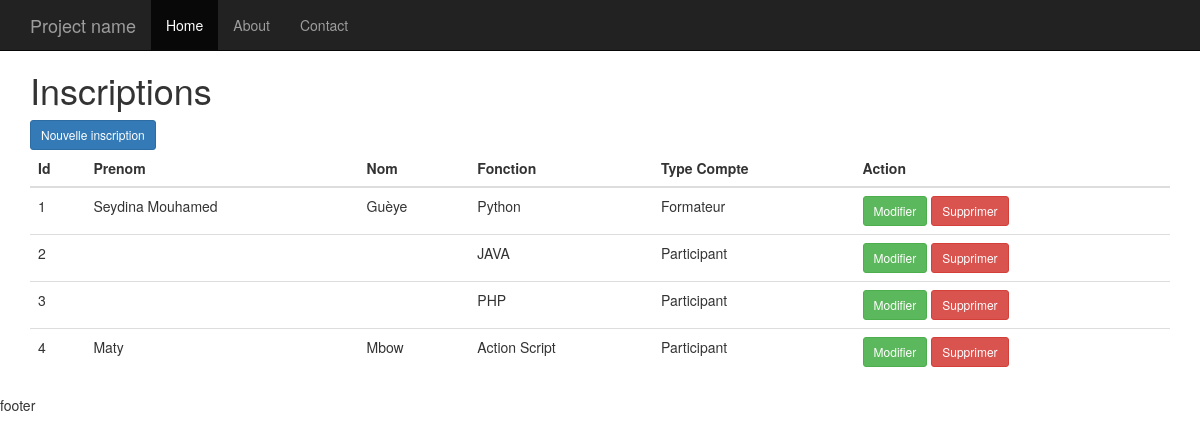
Page /accounts/inscriptions on the earlier database version.
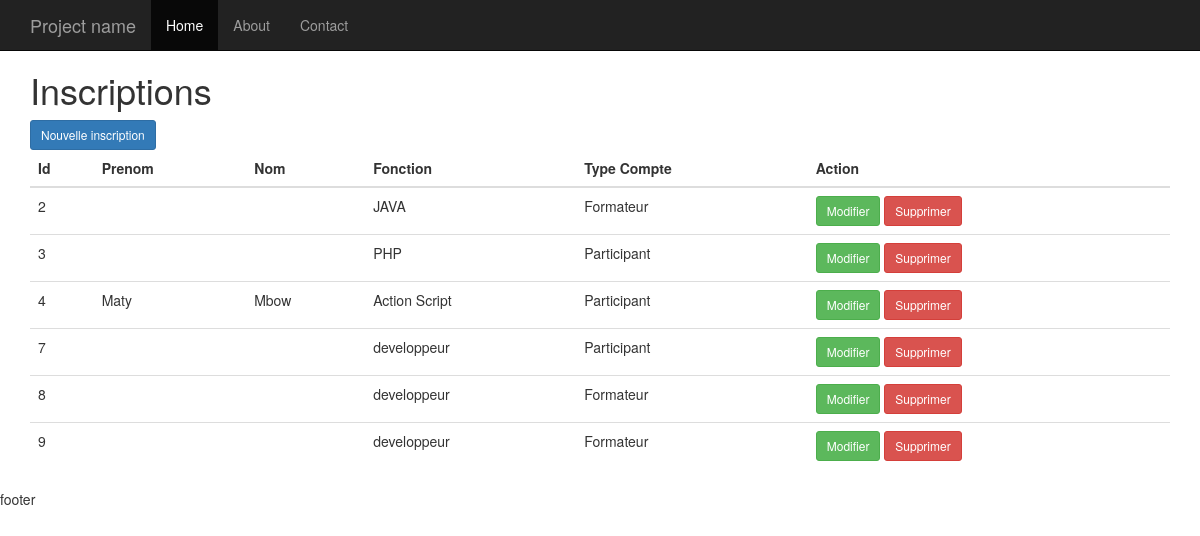
Same page on the later database version.
### accounts/models.py (models this page shows, shortened)
class Account(models.Model):
    ACCOUNT_TYPE_CHOICES = (('0', 'Formateur'), ('1', 'Participant'))
    SEX_CHOICES = (('F', 'Feminin'), ('M', 'Masculin'))
    account_type = models.CharField(verbose_name="Type de compte",
				    max_length=2, choices=ACCOUNT_TYPE_CHOICES)
    fonction = models.CharField(max_length=50, blank=True, null=True)
    sex = models.CharField(max_length=1, choices=SEX_CHOICES)
    user = models.ForeignKey(User)
    date_naissance = models.DateField()

### accounts/views.py (the view)
def inscription_list(request):
    inscriptions = models.Account.objects.all()
    return render(request, 'list_inscription.html', locals())

### templates/list_inscription.html
{% extends '_layouts/base.html' %}
{% block content %}
<h1>Inscriptions</h1>
<a href="{% url 'accounts.views.inscription_add' %}"
   class="btn btn-primary btn-sm">Nouvelle inscription</a>
<table class="table">
  <thead>
    <tr>
      <th>Id</th>
      <th>Prenom</th>
      <th>Nom</th>
      <th>Fonction</th>
      <th>Type Compte</th>
      <th>Action</th>
    </tr>
  </thead>
  <tbody>
    {% for i in inscriptions %}
    <tr>
      <td>{{ i.id }}</td>
      <td>{{ i.user.first_name }}</td>
      <td>{{ i.user.last_name }}</td>
      <td>{{ i.fonction }}</td>
      <td>{{ i.get_account_type_display }}</td>
      <td>
        <a href="{% url 'inscription_edit' pk=i.id %}"
           class="btn btn-sm btn-success">Modifier</a>
         <a href="{% url 'inscription_delete' pk=i.id %}"
            class="btn btn-sm btn-danger">Supprimer</a>
      </td>
    </tr>
    {% endfor %}
  </tbody>
</table>
{% endblock %}

### templates/_layouts/base.html (shortened to what this page needs)
<!DOCTYPE html>
<html>
    <head>
        <link href="/static/css/bootstrap.min.css" rel="stylesheet">
		    <link href="/static/css/style.css" rel="stylesheet">
    </head>
    <body>
	{% block menu %}
		<nav class="navbar navbar-inverse navbar-fixed-top">
		  <div class="container">
		    <div class="navbar-header">
		      <a class="navbar-brand" href="#">Project name</a>
		    </div>
		    <div id="navbar" class="collapse navbar-collapse">
		      <ul class="nav navbar-nav">
		        <li class="active"><a href="#">Home</a></li>
		        <li><a href="#about">About</a></li>
		        <li><a href="#contact">Contact</a></li>
		      </ul>
		    </div>
		  </div>
		</nav>
	{% endblock %}
	<div class="container">
		{% block content %}{% endblock %}
	</div>
	footer
    </body>
</html

### static/css/style.css (style rules this page uses)
body { padding-top: 50px; }

Differences in the rows shown:
removed Account: id "1", user.first_name "Seydina Mouhamed", user.last_name "Guèye", fonction "Python", account_type "Formateur"
changed Account "JAVA": account_type "Participant" → "Formateur"
added Account: id "7", fonction "developpeur", account_type "Participant"
added Account: id "8", fonction "developpeur", account_type "Formateur"
added Account: id "9", fonction "developpeur", account_type "Formateur"
